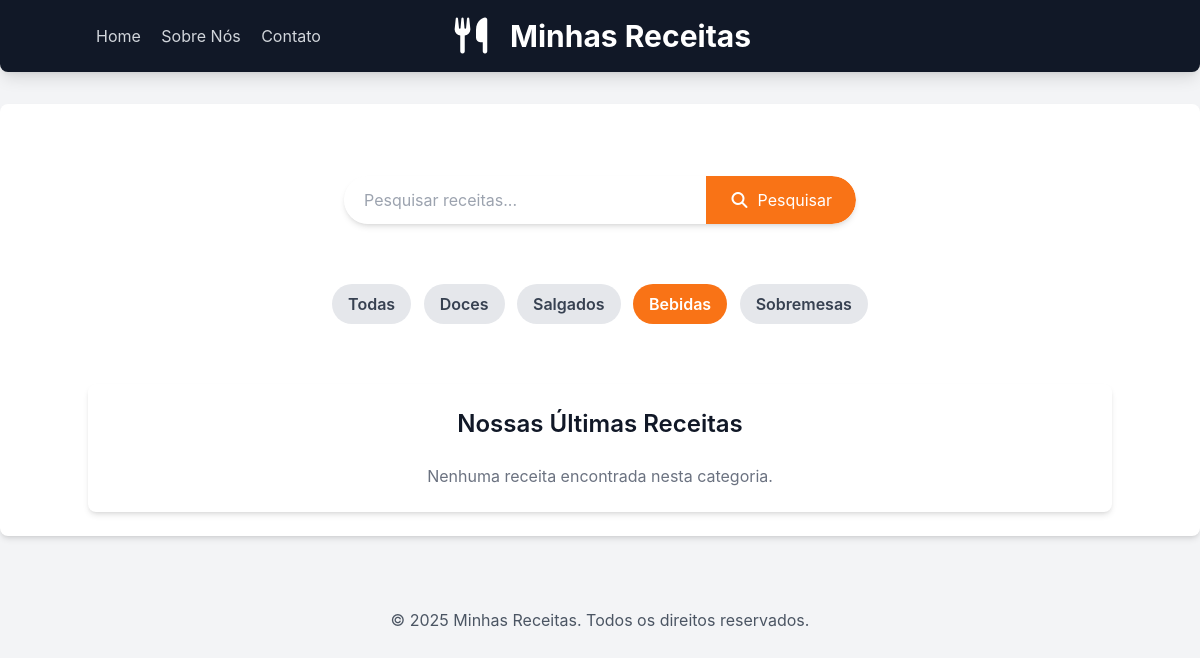
The page /?category=bebidas on the database as committed earlier.
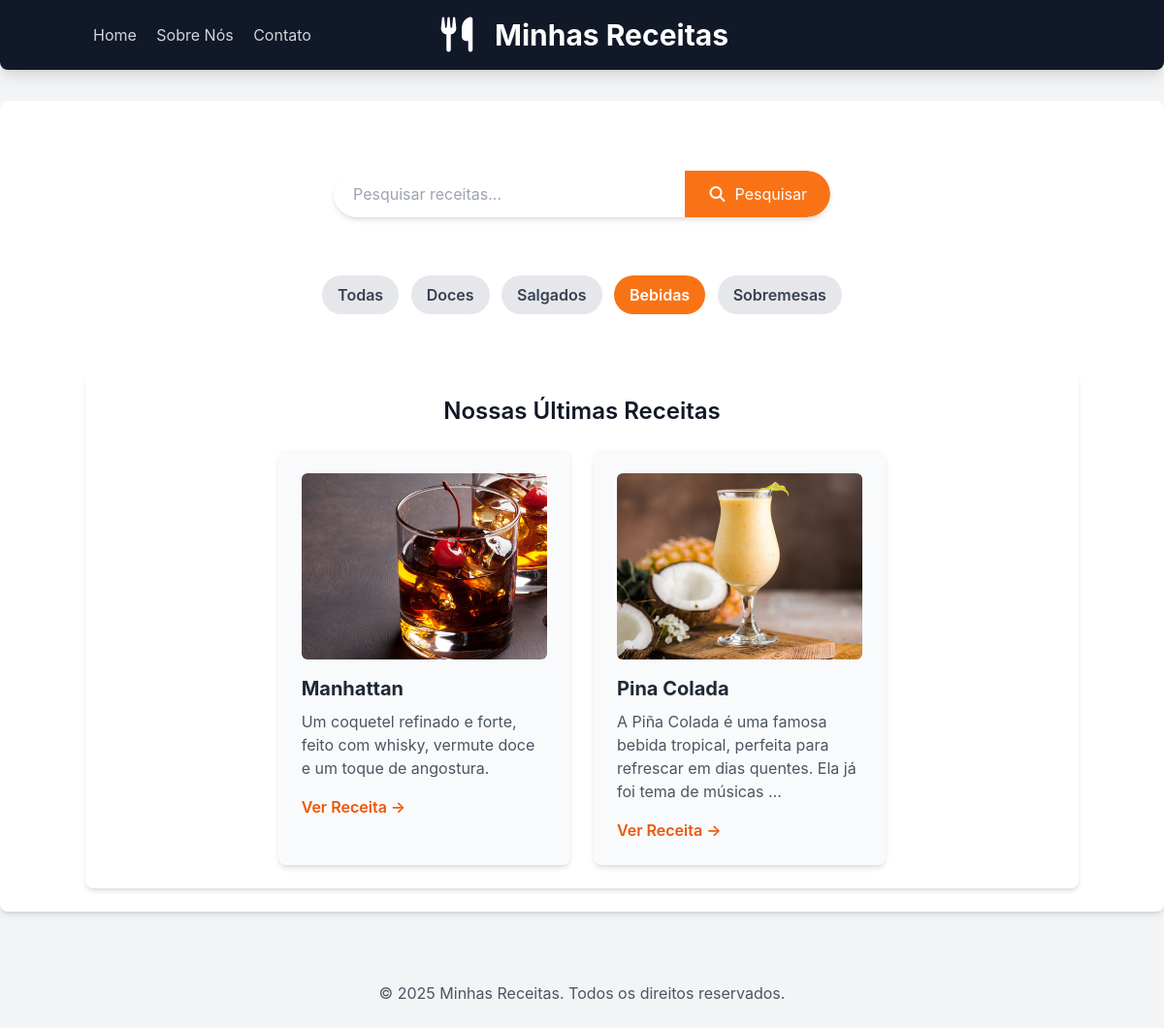
The same page on the database as committed later.
### receitas/models.py (models this page shows, shortened)
class Receita(models.Model):
    CATEGORIAS = [
        ('doces', 'Doces'),
        ('salgados', 'Salgados'),
        ('bebidas', 'Bebidas'),
        ('sobremesas', 'Sobremesas'),
    ]
    title = models.CharField(max_length=200)
    description = models.TextField()
    ingredients = models.TextField()
    instructions = models.TextField()
    categoria = models.CharField(max_length=20, choices=CATEGORIAS, default='salgados')
    image = models.ImageField(upload_to="receitas/img", blank=True, null=True)
    created_at = models.DateTimeField(auto_now_add=True)
    updated_at = models.DateTimeField(auto_now=True)
    class Meta:
        verbose_name = "Receita"
        verbose_name_plural = "Receitas"
        ordering = ["-created_at"]

### receitas/views.py (the view)
# urls.py: 2. Add a URL to urlpatterns:  path('', views.home, name='home')
def home(request):
    categoria_query = request.GET.get("category")
    receitas = Receita.objects.all().order_by("-created_at")
    if categoria_query:
        receitas = receitas.filter(categoria=categoria_query)
    categorias = Receita.CATEGORIAS
    context = {
        "receitas": receitas,
        "categorias": categorias,
        "categoria_selecionada": categoria_query  # Adicione esta linha
    }
    return render(request, "receitas/home.html", context)

### receitas/templates/receitas/home.html (shortened to what this page needs)
{% extends 'base.html' %}
{% load static %}
{% block content %}
<section class="container mx-auto mt-8 p-4 flex justify-center">
    <form method="get" action="{% url 'pesquisar_receitas' %}"
        class="w-full max-w-lg flex bg-white rounded-full shadow-md overflow-hidden">
        <input type="text" placeholder="Pesquisar receitas..." name="q" value="{{ request.GET.q }}"
            class="flex-grow p-3 text-gray-700 focus:outline-none focus:ring-2 focus:ring-orange-500 rounded-l-full pl-5">
        <button type="submit" class="bg-orange-500 hover:bg-orange-600 text-white p-3 px-6
rounded-r-full transition duration-300 ease-in-out flex items-center justify-center">
            <i class="fas fa-search mr-2"></i> Pesquisar
        </button>
    </form>
</section>
<div class="container mx-auto p-6 mt-4 text-center">
    <a href="{% url 'home' %}" class="inline-block px-4 py-2 m-1 rounded-full font-semibold
        {% if not categoria_selecionada %}bg-orange-500 text-white{% else %}bg-gray-200 text-gray-700 hover:bg-orange-400 hover:text-white{% endif %}">
        Todas
    </a>
    {% for valor, nome in categorias %}
    <a href="?category={{ valor }}" class="inline-block px-4 py-2 m-1 rounded-full font-semibold
        {% if categoria_selecionada == valor %}bg-orange-500 text-white{% else %}bg-gray-200 text-gray-700 hover:bg-orange-400 hover:text-white{% endif %}">
        {{ nome }}
    </a>
    {% endfor %}
</div>
<div class="container mx-auto p-6 mt-8 bg-white rounded-lg shadow-md">
    <h2 class="text-2xl font-semibold mb-6 text-center">Nossas Últimas Receitas</h2>
    <div class="flex flex-wrap justify-center gap-6">
        {% for receita in receitas %}
        <div class="w-full sm:w-[calc(50%-1.5rem)] lg:w-[calc(33.333%-1.5rem)] bg-gray-50 p-6 rounded-lg shadow-md hover:shadow-lg transition-shadow duration-300 ease-in-out">
            {% if receita.image %}
            <img src="{{ receita.image.url }}" alt="{{ receita.title }}"
                class="w-full h-48 object-cover rounded-md mb-4">
            {% endif %}
            <h3 class="text-xl font-bold mb-2 text-gray-800">{{ receita.title }}</h3>
            <p class="text-gray-600 mb-4">{{ receita.description|truncatewords:20 }}</p>
            <a href="{% url 'receita_detail' id=receita.id %}"
                class="text-orange-600 hover:text-orange-800 font-semibold">Ver Receita &rarr;</a>
        </div>
        {% empty %}
        <p class="text-center text-gray-500">Nenhuma receita encontrada nesta categoria.</p>
        {% endfor %}
    </div>
</div>
{% endblock %}

Rows that differ between the two databases and show on the page:
added Receita: image (picture), title "Manhattan", description "Um coquetel refinado e forte, feito com whisky, vermute doce e um toque de angostura."
added Receita: image (picture), title "Pina Colada", description "A Piña Colada é uma famosa bebida tropical, perfeita para refrescar em dias quentes. Ela já foi tema de músicas …"
Other text that changed with them:
text no longer shown: "Nenhuma receita encontrada nesta categoria."
